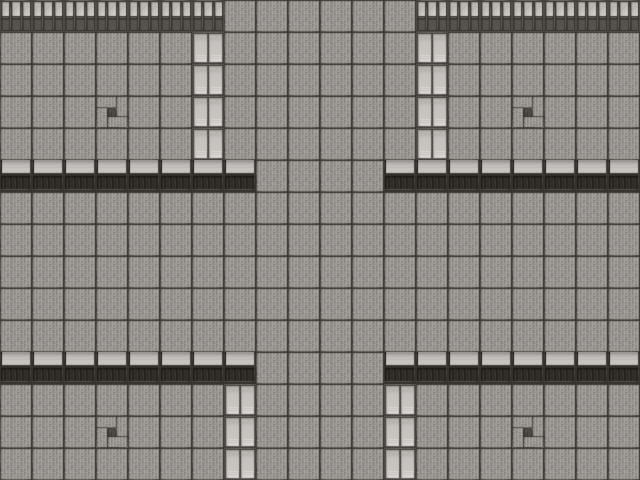

A level layout from a 2D game, rendered from its tile map. Below: a short description, then the map file with its tile-grid data intact:
An orthogonal 20x15 tile map with 32x32 px tiles, 2 tile layers (MonoBackground, MonoTerrain), 3 hidden layers not drawn, 2 tilesets.

<map version="1.10" tiledversion="1.10.1" orientation="orthogonal" renderorder="right-down" width="20" height="15" tilewidth="32" tileheight="32" infinite="0" nextlayerid="7" nextobjectid="1">
 <editorsettings>
  <export target="scene1.json" format="json" />
 </editorsettings>
 <tileset firstgid="1" name="Japanese Wall Set" tilewidth="32" tileheight="32" tilecount="32" columns="8">
  <image source="Japanese Wall Set.png" trans="000000" width="256" height="128" />
 </tileset>
 <tileset firstgid="33" name="monoJPWallset" tilewidth="32" tileheight="32" tilecount="32" columns="8">
  <image source="monoJPWallset.png" trans="000000" width="256" height="128" />
 </tileset>
 <layer id="6" name="MonoBackground" width="20" height="15">
  <data encoding="csv">
59,59,59,59,59,59,59,59,59,59,59,59,59,59,59,59,59,59,59,59,
59,59,59,59,59,59,59,59,59,59,59,59,59,59,59,59,59,59,59,59,
59,59,59,59,59,59,59,59,59,59,59,59,59,59,59,59,59,59,59,59,
59,59,59,59,59,59,59,59,59,59,59,59,59,59,59,59,59,59,59,59,
59,59,59,59,59,59,59,59,59,59,59,59,59,59,59,59,59,59,59,59,
59,59,59,59,59,59,59,59,59,59,59,59,59,59,59,59,59,59,59,59,
59,59,59,59,59,59,59,59,59,59,59,59,59,59,59,59,59,59,59,59,
59,59,59,59,59,59,59,59,59,59,59,59,59,59,59,59,59,59,59,59,
59,59,59,59,59,59,59,59,59,59,59,59,59,59,59,59,59,59,59,59,
59,59,59,59,59,59,59,59,59,59,59,59,59,59,59,59,59,59,59,59,
59,59,59,59,59,59,59,59,59,59,59,59,59,59,59,59,59,59,59,59,
59,59,59,59,59,59,59,59,59,59,59,59,59,59,59,59,59,59,59,59,
59,59,59,59,59,59,59,59,59,59,59,59,59,59,59,59,59,59,59,59,
59,59,59,59,59,59,59,59,59,59,59,59,59,59,59,59,59,59,59,59,
59,59,59,59,59,59,59,59,59,59,59,59,59,59,59,59,59,59,59,59
</data>
 </layer>
 <layer id="5" name="MonoTerrain" width="20" height="15">
  <data encoding="csv">
61,61,61,61,61,61,61,0,0,0,0,0,0,61,61,61,61,61,61,61,
0,0,0,0,0,0,63,0,0,0,0,0,0,63,0,0,0,0,0,0,
0,0,0,0,0,0,63,0,0,0,0,0,0,63,0,0,0,0,0,0,
0,0,0,57,0,0,63,0,0,0,0,0,0,63,0,0,57,0,0,0,
0,0,0,0,0,0,63,0,0,0,0,0,0,63,0,0,0,0,0,0,
37,37,37,37,37,37,37,37,0,0,0,0,37,37,37,37,37,37,37,37,
0,0,0,0,0,0,0,0,0,0,0,0,0,0,0,0,0,0,0,0,
0,0,0,0,0,0,0,0,0,0,0,0,0,0,0,0,0,0,0,0,
0,0,0,0,0,0,0,0,0,0,0,0,0,0,0,0,0,0,0,0,
0,0,0,0,0,0,0,0,0,0,0,0,0,0,0,0,0,0,0,0,
0,0,0,0,0,0,0,0,0,0,0,0,0,0,0,0,0,0,0,0,
37,37,37,37,37,37,37,37,0,0,0,0,37,37,37,37,37,37,37,37,
0,0,0,0,0,0,0,63,0,0,0,0,63,0,0,0,0,0,0,0,
0,0,0,57,0,0,0,63,0,0,0,0,63,0,0,0,57,0,0,0,
0,0,0,0,0,0,0,63,0,0,0,0,63,0,0,0,0,0,0,0
</data>
 </layer>
 <layer id="4" name="ColorBackground" width="20" height="15" visible="0">
  <data encoding="csv">
27,27,27,27,27,27,27,27,27,27,27,27,27,27,27,27,27,27,27,27,
27,27,27,27,27,27,27,27,27,27,27,27,27,27,27,27,27,27,27,27,
27,27,27,27,27,27,27,27,27,27,27,27,27,27,27,27,27,27,27,27,
27,27,27,27,27,27,27,27,27,27,27,27,27,27,27,27,27,27,27,27,
27,27,27,27,27,27,27,27,27,27,27,27,27,27,27,27,27,27,27,27,
27,27,27,27,27,27,27,27,27,27,27,27,27,27,27,27,27,27,27,27,
27,27,27,27,27,27,27,27,27,27,27,27,27,27,27,27,27,27,27,27,
27,27,27,27,27,27,27,27,27,27,27,27,27,27,27,27,27,27,27,27,
27,27,27,27,27,27,27,27,27,27,27,27,27,27,27,27,27,27,27,27,
27,27,27,27,27,27,27,27,27,27,27,27,27,27,27,27,27,27,27,27,
27,27,27,27,27,27,27,27,27,27,27,27,27,27,27,27,27,27,27,27,
27,27,27,27,27,27,27,27,27,27,27,27,27,27,27,27,27,27,27,27,
27,27,27,27,27,27,27,27,27,27,27,27,27,27,27,27,27,27,27,27,
27,27,27,27,27,27,27,27,27,27,27,27,27,27,27,27,27,27,27,27,
27,27,27,27,27,27,27,27,27,27,27,27,27,27,27,27,27,27,27,27
</data>
 </layer>
 <layer id="1" name="ColorTerrain" width="20" height="15" visible="0" opacity="0.5">
  <data encoding="csv">
6,6,6,6,6,6,6,0,0,0,0,0,0,6,6,6,6,6,6,6,
0,0,0,0,0,0,31,0,0,0,0,0,0,31,0,0,0,0,0,0,
0,0,0,0,0,0,31,0,0,0,0,0,0,31,0,0,0,0,0,0,
0,0,0,25,0,0,31,0,0,0,0,0,0,31,0,0,25,0,0,0,
0,0,0,0,0,0,31,0,0,0,0,0,0,31,0,0,0,0,0,0,
6,6,6,6,6,6,6,6,0,0,0,0,6,6,6,6,6,6,6,6,
0,0,0,0,0,0,0,0,0,0,0,0,0,0,0,0,0,0,0,0,
0,0,0,0,0,0,0,0,0,0,0,0,0,0,0,0,0,0,0,0,
0,0,0,0,0,0,0,0,0,0,0,0,0,0,0,0,0,0,0,0,
0,0,0,0,0,0,0,0,0,0,0,0,0,0,0,0,0,0,0,0,
0,0,0,0,0,0,0,0,0,0,0,0,0,0,0,0,0,0,0,0,
6,6,6,6,6,6,6,6,0,0,0,0,6,6,6,6,6,6,6,6,
0,0,0,0,0,0,0,31,0,0,0,0,31,0,0,0,0,0,0,0,
0,0,0,25,0,0,0,31,0,0,0,0,31,0,0,0,25,0,0,0,
0,0,0,0,0,0,0,31,0,0,0,0,31,0,0,0,0,0,0,0
</data>
 </layer>
 <imagelayer id="2" name="Image Layer 1" visible="0" opacity="0.5">
  <image source="arrival_and_neglect_background.png" width="640" height="480" />
 </imagelayer>
</map>
